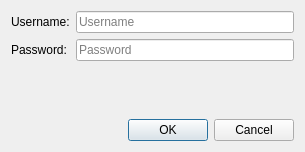
<?xml version="1.0" encoding="UTF-8"?>
<ui version="4.0">
 <class>LoginDialog</class>
 <widget class="QDialog" name="LoginDialog">
  <property name="geometry">
   <rect>
    <x>0</x>
    <y>0</y>
    <width>305</width>
    <height>152</height>
   </rect>
  </property>
  <property name="windowTitle">
   <string>Dialog</string>
  </property>
  <layout class="QVBoxLayout" name="verticalLayout">
   <item>
    <layout class="QFormLayout" name="formLayout">
     <property name="fieldGrowthPolicy">
      <enum>QFormLayout::ExpandingFieldsGrow</enum>
     </property>
     <item row="0" column="0">
      <widget class="QLabel" name="usernameLabel">
       <property name="text">
        <string>Username:</string>
       </property>
      </widget>
     </item>
     <item row="0" column="1">
      <widget class="QLineEdit" name="usernameEdit">
       <property name="text">
        <string/>
       </property>
       <property name="placeholderText">
        <string>Username</string>
       </property>
      </widget>
     </item>
     <item row="1" column="0">
      <widget class="QLabel" name="passwordLabel">
       <property name="text">
        <string>Password:</string>
       </property>
      </widget>
     </item>
     <item row="1" column="1">
      <widget class="QLineEdit" name="passwordEdit">
       <property name="text">
        <string/>
       </property>
       <property name="placeholderText">
        <string>Password</string>
       </property>
      </widget>
     </item>
    </layout>
   </item>
   <item>
    <widget class="QDialogButtonBox" name="buttonBox">
     <property name="orientation">
      <enum>Qt::Horizontal</enum>
     </property>
     <property name="standardButtons">
      <set>QDialogButtonBox::Cancel|QDialogButtonBox::Ok</set>
     </property>
    </widget>
   </item>
  </layout>
 </widget>
 <resources/>
 <connections>
  <connection>
   <sender>buttonBox</sender>
   <signal>accepted()</signal>
   <receiver>LoginDialog</receiver>
   <slot>accept()</slot>
   <hints>
    <hint type="sourcelabel">
     <x>248</x>
     <y>254</y>
    </hint>
    <hint type="destinationlabel">
     <x>157</x>
     <y>274</y>
    </hint>
   </hints>
  </connection>
  <connection>
   <sender>buttonBox</sender>
   <signal>rejected()</signal>
   <receiver>LoginDialog</receiver>
   <slot>reject()</slot>
   <hints>
    <hint type="sourcelabel">
     <x>316</x>
     <y>260</y>
    </hint>
    <hint type="destinationlabel">
     <x>286</x>
     <y>274</y>
    </hint>
   </hints>
  </connection>
 </connections>
</ui>
